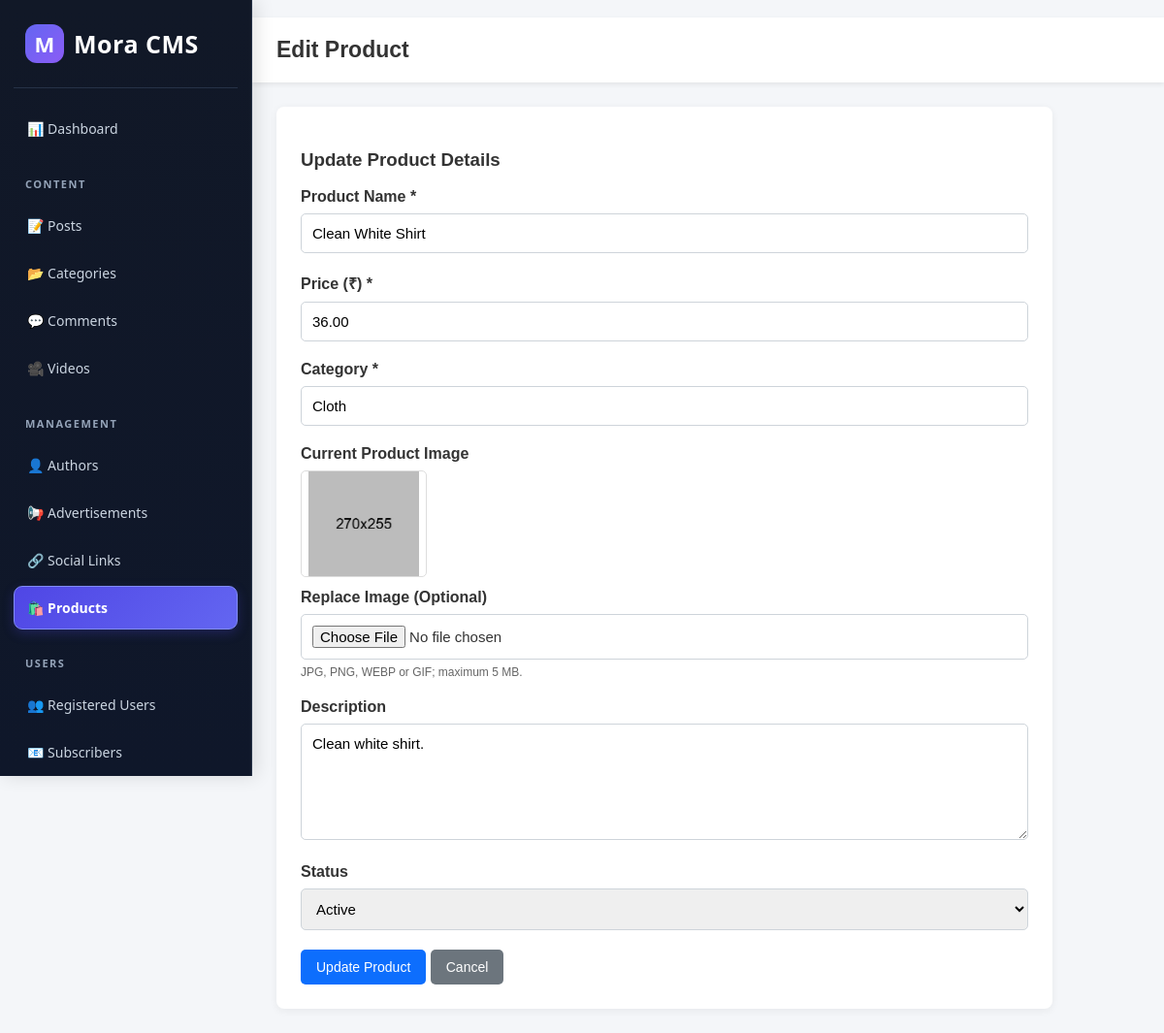
The page /admin/products/edit.php?id=6 (signed in) on the database its author committed.
### tables this page shows
CREATE TABLE `products` (
  `id` int(11) NOT NULL AUTO_INCREMENT,
  `name` varchar(150) NOT NULL,
  `price` decimal(10,2) NOT NULL,
  `image` varchar(255) NOT NULL,
  `category` varchar(100) NOT NULL,
  `description` text DEFAULT NULL,
  `status` enum('active','inactive') DEFAULT 'active',
  `created_at` timestamp NOT NULL DEFAULT current_timestamp(),
  PRIMARY KEY (`id`)
);

### admin/products/edit.php (the view, shortened to what this page needs)
<?php
require_once "../../includes/db.php";
function productImageUrl($image)
{
    $image = str_replace('\\', '/', trim((string)$image));
    $marker = '/mora-blog/';
    $position = stripos($image, $marker);
    return '/' . ltrim($image, '/');
}
$id = filter_input(INPUT_GET, 'id', FILTER_VALIDATE_INT);
$stmt = mysqli_prepare(
    $conn,
    "SELECT id, name, price, image, category, description, status
     FROM products WHERE id = ?"
);
mysqli_stmt_bind_param($stmt, "i", $id);
mysqli_stmt_execute($stmt);
$result = mysqli_stmt_get_result($stmt);
$product = mysqli_fetch_assoc($result);
$name = $product['name'];
$price = $product['price'];
$category = $product['category'];
$description = $product['description'] ?? '';
$status = $product['status'] ?? 'active';
$currentImage = productImageUrl($product['image']);
?>
<!DOCTYPE html>
<html lang="en">
<head>
</head>
<body>
<?php include_once __DIR__ . '/../sidebar.php'; ?>
<header class="topbar">
    <h2>Edit Product</h2>
</header>
<main class="container">
    <div class="form-card">
        <h3>Update Product Details</h3>
        <form action="edit.php?id=<?= (int)$id; ?>"
              method="POST" enctype="multipart/form-data">
            <div class="form-group">
                <label for="name">Product Name *</label>
                <input type="text" id="name" name="name" maxlength="150"
                       value="<?= htmlspecialchars($name); ?>" required>
            </div>
            <div class="form-group">
                <label for="price">Price (₹) *</label>
                <input type="number" id="price" name="price"
                       min="0" max="99999999.99" step="0.01"
                       value="<?= htmlspecialchars((string)$price); ?>" required>
            </div>
            <div class="form-group">
                <label for="category">Category *</label>
                <input type="text" id="category" name="category"
                       maxlength="100"
                       value="<?= htmlspecialchars($category); ?>" required>
            </div>
            <div class="form-group">
                <label>Current Product Image</label>
                <?php if ($currentImage !== ''): ?>
                    <img class="current-image"
                         src="<?= htmlspecialchars($currentImage); ?>"
                         alt="Current product image">
                <?php else: ?>
                    <p>Current image preview is unavailable.</p>
                <?php endif; ?>
                <label for="image">Replace Image (Optional)</label>
                <input type="file" id="image" name="image"
                       accept=".jpg,.jpeg,.png,.webp,.gif">
                <span class="help">JPG, PNG, WEBP or GIF; maximum 5 MB.</span>
            </div>
            <div class="form-group">
                <label for="description">Description</label>
                <textarea id="description" name="description"><?= htmlspecialchars($description); ?></textarea>
            </div>
            <div class="form-group">
                <label for="status">Status</label>
                <select id="status" name="status" required>
                    <option value="active" <?= $status === 'active' ? 'selected' : ''; ?>>Active</option>
                </select>
            </div>
            <button type="submit" class="btn btn-save">Update Product</button>
            <a href="index.php" class="btn btn-back">Cancel</a>
        </form>
    </div>
</main>
</body>
</html>

### admin/products/edit.php (style rules this page uses)
* { box-sizing: border-box; }
body { margin: 0; font-family: Arial, sans-serif; background: #f4f6f9; color: #333; }
.topbar { margin-left: 260px; padding: 20px 25px; background: #fff; box-shadow: 0 2px 5px rgba(0,0,0,0.08); }
.topbar h2 { margin: 0; font-size: 23px; }
.container { margin-left: 260px; padding: 25px; }
.form-card { max-width: 800px; padding: 25px; background: #fff; border-radius: 8px; box-shadow: 0 2px 8px rgba(0,0,0,0.06); }
.form-group { margin-bottom: 20px; }
label { display: block; margin-bottom: 8px; font-weight: bold; }
input, textarea, select { width: 100%; padding: 11px; border: 1px solid #ced4da; border-radius: 5px; font-size: 15px; font-family: inherit; }
textarea { min-height: 120px; resize: vertical; }
.current-image { display: block; width: 130px; height: 110px; object-fit: contain; border: 1px solid #ddd; border-radius: 5px; margin-bottom: 12px; background: white; }
.btn { display: inline-block; padding: 10px 16px; border: none; border-radius: 5px; color: white; text-decoration: none; cursor: pointer; font-size: 14px; }
.btn-save { background: #0d6efd; }
.btn-back { background: #6c757d; }
.help { display: block; margin-top: 6px; color: #666; font-size: 12px; }

### rows shown on the page
products: name "Clean White Shirt", price "36.00", category "Cloth", image (picture), description "Clean white shirt.", status "Active"
